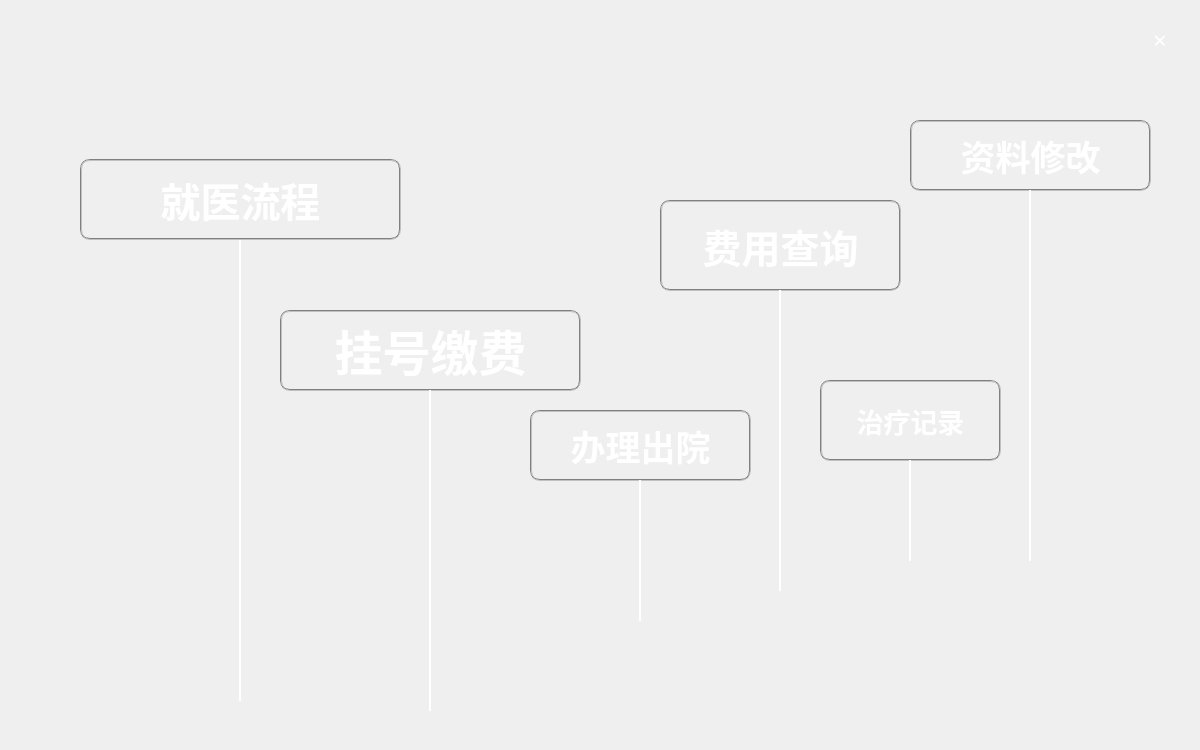
<?xml version="1.0" encoding="UTF-8"?>
<ui version="4.0">
 <class>view1</class>
 <widget class="QDialog" name="view1">
  <property name="geometry">
   <rect>
    <x>0</x>
    <y>0</y>
    <width>1200</width>
    <height>750</height>
   </rect>
  </property>
  <property name="windowTitle">
   <string/>
  </property>
  <property name="styleSheet">
   <string notr="true">background-image: url(:/image/29507-106.jpg);</string>
  </property>
  <widget class="QPushButton" name="pushButton">
   <property name="geometry">
    <rect>
     <x>80</x>
     <y>159</y>
     <width>321</width>
     <height>81</height>
    </rect>
   </property>
   <property name="font">
    <font>
     <family>幼圆</family>
     <pointsize>30</pointsize>
     <weight>75</weight>
     <bold>true</bold>
    </font>
   </property>
   <property name="styleSheet">
    <string notr="true">color: rgb(255, 255, 255);
background:transparent;
border:2px groove gray;
border-radius:10px;
padding:2px 4px;</string>
   </property>
   <property name="text">
    <string>就医流程</string>
   </property>
  </widget>
  <widget class="QPushButton" name="pushButton_2">
   <property name="geometry">
    <rect>
     <x>280</x>
     <y>310</y>
     <width>301</width>
     <height>81</height>
    </rect>
   </property>
   <property name="font">
    <font>
     <family>幼圆</family>
     <pointsize>36</pointsize>
     <weight>75</weight>
     <bold>true</bold>
    </font>
   </property>
   <property name="styleSheet">
    <string notr="true">color: rgb(255, 255, 255);
background:transparent;
border:2px groove gray;
border-radius:10px;
padding:2px 4px;</string>
   </property>
   <property name="text">
    <string>挂号缴费</string>
   </property>
  </widget>
  <widget class="QPushButton" name="pushButton_3">
   <property name="geometry">
    <rect>
     <x>660</x>
     <y>200</y>
     <width>241</width>
     <height>91</height>
    </rect>
   </property>
   <property name="font">
    <font>
     <family>幼圆</family>
     <pointsize>29</pointsize>
     <weight>75</weight>
     <bold>true</bold>
    </font>
   </property>
   <property name="styleSheet">
    <string notr="true">color: rgb(255, 255, 255);
background:transparent;
border:2px groove gray;
border-radius:10px;
padding:2px 4px;</string>
   </property>
   <property name="text">
    <string>费用查询</string>
   </property>
  </widget>
  <widget class="QPushButton" name="pushButton_4">
   <property name="geometry">
    <rect>
     <x>910</x>
     <y>120</y>
     <width>241</width>
     <height>71</height>
    </rect>
   </property>
   <property name="font">
    <font>
     <family>幼圆</family>
     <pointsize>26</pointsize>
     <weight>75</weight>
     <bold>true</bold>
    </font>
   </property>
   <property name="styleSheet">
    <string notr="true">color: rgb(255, 255, 255);
background:transparent;
border:2px groove gray;
border-radius:10px;
padding:2px 4px;</string>
   </property>
   <property name="text">
    <string>资料修改</string>
   </property>
  </widget>
  <widget class="QPushButton" name="pushButton_5">
   <property name="geometry">
    <rect>
     <x>1140</x>
     <y>20</y>
     <width>40</width>
     <height>40</height>
    </rect>
   </property>
   <property name="font">
    <font>
     <family>幼圆</family>
     <pointsize>18</pointsize>
    </font>
   </property>
   <property name="styleSheet">
    <string notr="true">color: rgb(255, 255, 255);
border-radius:10px;
</string>
   </property>
   <property name="text">
    <string>×</string>
   </property>
  </widget>
  <widget class="Line" name="line">
   <property name="geometry">
    <rect>
     <x>230</x>
     <y>240</y>
     <width>21</width>
     <height>461</height>
    </rect>
   </property>
   <property name="styleSheet">
    <string notr="true">color: rgb(255, 255, 255);
background:transparent;</string>
   </property>
   <property name="frameShadow">
    <enum>QFrame::Plain</enum>
   </property>
   <property name="lineWidth">
    <number>2</number>
   </property>
   <property name="orientation">
    <enum>Qt::Vertical</enum>
   </property>
  </widget>
  <widget class="Line" name="line_2">
   <property name="geometry">
    <rect>
     <x>420</x>
     <y>390</y>
     <width>21</width>
     <height>321</height>
    </rect>
   </property>
   <property name="styleSheet">
    <string notr="true">color: rgb(255, 255, 255);
background:transparent;</string>
   </property>
   <property name="frameShadow">
    <enum>QFrame::Plain</enum>
   </property>
   <property name="lineWidth">
    <number>2</number>
   </property>
   <property name="orientation">
    <enum>Qt::Vertical</enum>
   </property>
  </widget>
  <widget class="Line" name="line_3">
   <property name="geometry">
    <rect>
     <x>770</x>
     <y>290</y>
     <width>21</width>
     <height>301</height>
    </rect>
   </property>
   <property name="styleSheet">
    <string notr="true">color: rgb(255, 255, 255);
background:transparent;</string>
   </property>
   <property name="frameShadow">
    <enum>QFrame::Plain</enum>
   </property>
   <property name="lineWidth">
    <number>2</number>
   </property>
   <property name="orientation">
    <enum>Qt::Vertical</enum>
   </property>
  </widget>
  <widget class="Line" name="line_4">
   <property name="geometry">
    <rect>
     <x>1020</x>
     <y>190</y>
     <width>21</width>
     <height>371</height>
    </rect>
   </property>
   <property name="styleSheet">
    <string notr="true">color: rgb(255, 255, 255);
background:transparent;</string>
   </property>
   <property name="frameShadow">
    <enum>QFrame::Plain</enum>
   </property>
   <property name="lineWidth">
    <number>2</number>
   </property>
   <property name="orientation">
    <enum>Qt::Vertical</enum>
   </property>
  </widget>
  <widget class="QPushButton" name="pushButton_6">
   <property name="geometry">
    <rect>
     <x>820</x>
     <y>380</y>
     <width>181</width>
     <height>81</height>
    </rect>
   </property>
   <property name="font">
    <font>
     <family>幼圆</family>
     <pointsize>20</pointsize>
     <weight>75</weight>
     <bold>true</bold>
    </font>
   </property>
   <property name="styleSheet">
    <string notr="true">color: rgb(255, 255, 255);
background:transparent;
border:2px groove gray;
border-radius:10px;
padding:2px 4px;</string>
   </property>
   <property name="text">
    <string>治疗记录</string>
   </property>
  </widget>
  <widget class="Line" name="line_5">
   <property name="geometry">
    <rect>
     <x>900</x>
     <y>460</y>
     <width>21</width>
     <height>101</height>
    </rect>
   </property>
   <property name="styleSheet">
    <string notr="true">color: rgb(255, 255, 255);
background:transparent;</string>
   </property>
   <property name="frameShadow">
    <enum>QFrame::Plain</enum>
   </property>
   <property name="lineWidth">
    <number>2</number>
   </property>
   <property name="orientation">
    <enum>Qt::Vertical</enum>
   </property>
  </widget>
  <widget class="QPushButton" name="pushButton_7">
   <property name="geometry">
    <rect>
     <x>530</x>
     <y>410</y>
     <width>221</width>
     <height>71</height>
    </rect>
   </property>
   <property name="font">
    <font>
     <family>幼圆</family>
     <pointsize>26</pointsize>
     <weight>75</weight>
     <bold>true</bold>
    </font>
   </property>
   <property name="styleSheet">
    <string notr="true">color: rgb(255, 255, 255);
background:transparent;
border:2px groove gray;
border-radius:10px;
padding:2px 4px;</string>
   </property>
   <property name="text">
    <string>办理出院</string>
   </property>
  </widget>
  <widget class="Line" name="line_6">
   <property name="geometry">
    <rect>
     <x>630</x>
     <y>480</y>
     <width>21</width>
     <height>141</height>
    </rect>
   </property>
   <property name="styleSheet">
    <string notr="true">color: rgb(255, 255, 255);
background:transparent;</string>
   </property>
   <property name="frameShadow">
    <enum>QFrame::Plain</enum>
   </property>
   <property name="lineWidth">
    <number>2</number>
   </property>
   <property name="orientation">
    <enum>Qt::Vertical</enum>
   </property>
  </widget>
 </widget>
 <resources/>
 <connections/>
</ui>
